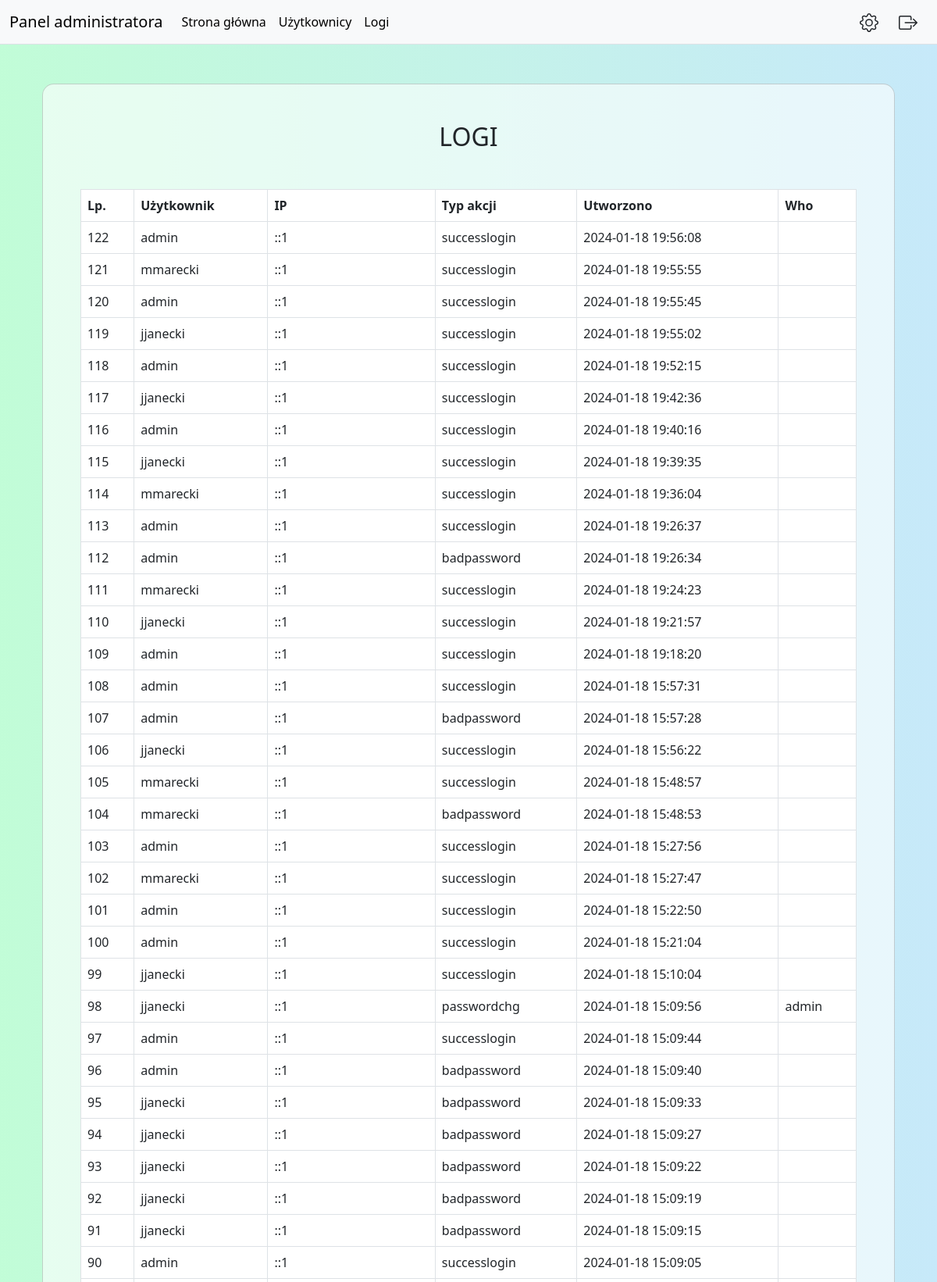
The page /adminlogs.php (signed in, upper part) on the database its author committed.
### tables this page shows
CREATE TABLE `logs` (
  `id` int(11) NOT NULL,
  `id_user` int(11) NOT NULL,
  `ip` varchar(15) NOT NULL,
  `type` enum('badpassword','successlogin','passwordchg','') NOT NULL,
  `created_at` timestamp NOT NULL DEFAULT current_timestamp(),
  `who` enum('','admin','user') NOT NULL
);

CREATE TABLE `user` (
  `id` int(11) NOT NULL,
  `login` varchar(30) NOT NULL,
  `name` varchar(30) NOT NULL,
  `surname` varchar(30) NOT NULL,
  `email` varchar(30) NOT NULL,
  `birthday` date NOT NULL,
  `manager_id` int(11) NOT NULL,
  `created_at` timestamp NOT NULL DEFAULT current_timestamp(),
  `password` varchar(250) NOT NULL,
  `role_id` int(11) NOT NULL
);

### adminlogs.php (the view, shortened to what this page needs)
<?php
    require_once('./scripts/connect.php');
?>
<!DOCTYPE html>
<html lang="pl">
<head>
    <link rel="stylesheet" href="./style/css/bootstrap.css">
    <link rel="stylesheet" href="./style/css/style.css">
</head>
<body>
    <?php
        require_once('./view/view_admin/navbar.php');
    ?>
    <div class="container">
        <div class="mask d-flex align-items-center h-100">
            <div class="container h-100">
                <div class="row d-flex justify-content-center align-items-center h-100">
                    <div class="col-12 col-md-9 col-lg-7 col-xl-6" style="padding-top: 50px; width: 100%;">
                        <div class="card" style="border-radius: 15px;">
                            <div class="card-body p-5">
                                <h2 class="text-uppercase text-center mb-5">Logi</h2>
                                <?php
                                $fetchLogs=$con->query('select user.login, logs.id_user, logs.ip, logs.type, logs.created_at, logs.who from logs join user on logs.id_user=user.id order by logs.id asc');
                                $rowCount=$fetchLogs->rowCount();
                                $fetchLogs=$fetchLogs->fetchAll(PDO::FETCH_ASSOC);
                                echo '<table class="table table-bordered">';
                                echo '<tr> <th> Lp. </th> <th> Użytkownik </th> <th> IP </th> <th> Typ akcji </th> <th> Utworzono </th> <th> Who </th> </tr>';
                                for($i=($rowCount-1); $i>=0; $i--){
                                    $lp=$i+1;
                                    echo '<tr>';
                                    echo '<td>'.$lp.'</td>';
                                    echo '<td>'.$fetchLogs[$i]['login'].'</td>';
                                    echo '<td>'.$fetchLogs[$i]['ip'].'</td>';
                                    echo '<td>'.$fetchLogs[$i]['type'].'</td>';
                                    echo '<td>'.$fetchLogs[$i]['created_at'].'</td>';
                                    echo '<td>'.$fetchLogs[$i]['who'].'</td>';
                                    echo '</tr>';
                                }
                                echo '</table>';
                                ?>
                                <br/>
                            </div>
                        </div>
                    </div>
                </div>
            </div>
        </div>
    </div>
</body>
</html>

### style/css/style.css (style rules this page uses)
body { background: #84fab0; background: -webkit-linear-gradient(to right, rgba(132, 250, 176, 0.5), rgba(143, 211, 244, 0.5)); background: linear-gradient(to right, rgba(132, 250, 176, 0.5), rgba(143, 211, 244, 0.5)); }
.card { --bs-card-bg: rgba(255, 255, 255, 0.6); }
.table { --bs-table-bg: rgba(255, 255, 255, 1); }

### rows shown on the page
logs: lp "122", id_user.login "admin", ip "::1", type "successlogin", created_at "2024-01-18 19:56:08"
logs: lp "121", id_user.login "mmarecki", ip "::1", type "successlogin", created_at "2024-01-18 19:55:55"
logs: lp "120", id_user.login "admin", ip "::1", type "successlogin", created_at "2024-01-18 19:55:45"
logs: lp "119", id_user.login "jjanecki", ip "::1", type "successlogin", created_at "2024-01-18 19:55:02"
logs: lp "118", id_user.login "admin", ip "::1", type "successlogin", created_at "2024-01-18 19:52:15"
logs: lp "117", id_user.login "jjanecki", ip "::1", type "successlogin", created_at "2024-01-18 19:42:36"
logs: lp "116", id_user.login "admin", ip "::1", type "successlogin", created_at "2024-01-18 19:40:16"
logs: lp "115", id_user.login "jjanecki", ip "::1", type "successlogin", created_at "2024-01-18 19:39:35"
logs: lp "114", id_user.login "mmarecki", ip "::1", type "successlogin", created_at "2024-01-18 19:36:04"
logs: lp "113", id_user.login "admin", ip "::1", type "successlogin", created_at "2024-01-18 19:26:37"
logs: lp "112", id_user.login "admin", ip "::1", type "badpassword", created_at "2024-01-18 19:26:34"
logs: lp "111", id_user.login "mmarecki", ip "::1", type "successlogin", created_at "2024-01-18 19:24:23"
logs: lp "110", id_user.login "jjanecki", ip "::1", type "successlogin", created_at "2024-01-18 19:21:57"
logs: lp "109", id_user.login "admin", ip "::1", type "successlogin", created_at "2024-01-18 19:18:20"
logs: lp "108", id_user.login "admin", ip "::1", type "successlogin", created_at "2024-01-18 15:57:31"
logs: lp "107", id_user.login "admin", ip "::1", type "badpassword", created_at "2024-01-18 15:57:28"
logs: lp "106", id_user.login "jjanecki", ip "::1", type "successlogin", created_at "2024-01-18 15:56:22"
logs: lp "105", id_user.login "mmarecki", ip "::1", type "successlogin", created_at "2024-01-18 15:48:57"
logs: lp "104", id_user.login "mmarecki", ip "::1", type "badpassword", created_at "2024-01-18 15:48:53"
logs: lp "103", id_user.login "admin", ip "::1", type "successlogin", created_at "2024-01-18 15:27:56"
logs: lp "102", id_user.login "mmarecki", ip "::1", type "successlogin", created_at "2024-01-18 15:27:47"
logs: lp "101", id_user.login "admin", ip "::1", type "successlogin", created_at "2024-01-18 15:22:50"
logs: lp "100", id_user.login "admin", ip "::1", type "successlogin", created_at "2024-01-18 15:21:04"
logs: lp "99", id_user.login "jjanecki", ip "::1", type "successlogin", created_at "2024-01-18 15:10:04"
logs: lp "98", id_user.login "jjanecki", ip "::1", type "passwordchg", created_at "2024-01-18 15:09:56", who "admin"
logs: lp "97", id_user.login "admin", ip "::1", type "successlogin", created_at "2024-01-18 15:09:44"
logs: lp "96", id_user.login "admin", ip "::1", type "badpassword", created_at "2024-01-18 15:09:40"
logs: lp "95", id_user.login "jjanecki", ip "::1", type "badpassword", created_at "2024-01-18 15:09:33"
logs: lp "94", id_user.login "jjanecki", ip "::1", type "badpassword", created_at "2024-01-18 15:09:27"
logs: lp "93", id_user.login "jjanecki", ip "::1", type "badpassword", created_at "2024-01-18 15:09:22"
logs: lp "92", id_user.login "jjanecki", ip "::1", type "badpassword", created_at "2024-01-18 15:09:19"
logs: lp "91", id_user.login "jjanecki", ip "::1", type "badpassword", created_at "2024-01-18 15:09:15"
logs: lp "90", id_user.login "admin", ip "::1", type "successlogin", created_at "2024-01-18 15:09:05"
